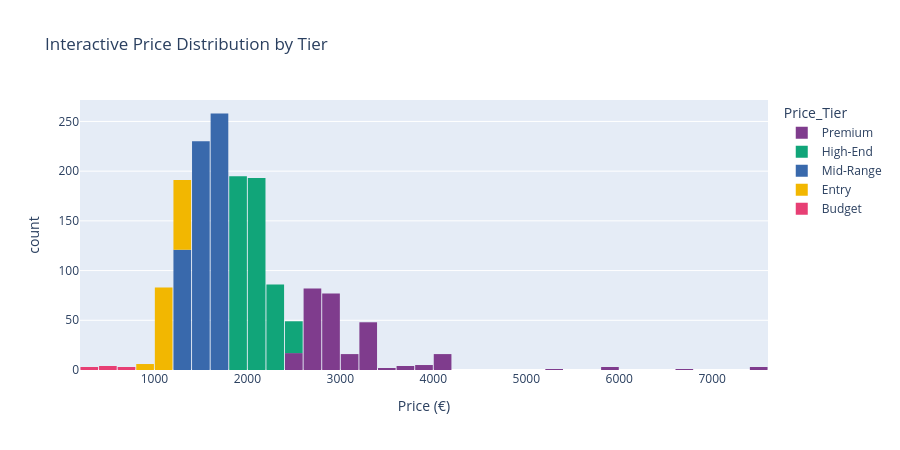

The code cell stored with this chart in its notebook:
### Markdown cell above
## 5. 🌐 Interactive Visualisations — Plotly

### Code cell
# 5.1 Interactive Price Distribution
fig = px.histogram(df, x='Price', nbins=60, color='Price_Tier',
                   title='Interactive Price Distribution by Tier',
                   labels={'Price': 'Price (€)', 'count': 'Count'},
                   color_discrete_sequence=px.colors.qualitative.Bold)
fig.update_layout(bargap=0.05, height=450)
fig.show()

### Figure 1 — Plotly figure (JSON) as saved in the notebook; plotly's stock layout.template omitted (floating-point values rounded to 4 significant figures; data arrays with more than 128 entries replaced by an {"elided": "..."} marker saying what was removed)
{"data": [{"bingroup": "x", "hovertemplate": "Price_Tier=Premium<br>Price (€)=%{x}<br>count=%{y}<extra></extra>", "legendgroup": "Premium", "marker": {"color": "rgb(127, 60, 141)", "pattern": {"shape": ""}}, "name": "Premium", "nbinsx": 60, "orientation": "v", "showlegend": true, "type": "histogram", "x": {"elided": "275 float values"}, "xaxis": "x", "yaxis": "y"}, {"bingroup": "x", "hovertemplate": "Price_Tier=High-End<br>Price (€)=%{x}<br>count=%{y}<extra></extra>", "legendgroup": "High-End", "marker": {"color": "rgb(17, 165, 121)", "pattern": {"shape": ""}}, "name": "High-End", "nbinsx": 60, "orientation": "v", "showlegend": true, "type": "histogram", "x": {"elided": "506 float values"}, "xaxis": "x", "yaxis": "y"}, {"bingroup": "x", "hovertemplate": "Price_Tier=Mid-Range<br>Price (€)=%{x}<br>count=%{y}<extra></extra>", "legendgroup": "Mid-Range", "marker": {"color": "rgb(57, 105, 172)", "pattern": {"shape": ""}}, "name": "Mid-Range", "nbinsx": 60, "orientation": "v", "showlegend": true, "type": "histogram", "x": {"elided": "609 float values"}, "xaxis": "x", "yaxis": "y"}, {"bingroup": "x", "hovertemplate": "Price_Tier=Entry<br>Price (€)=%{x}<br>count=%{y}<extra></extra>", "legendgroup": "Entry", "marker": {"color": "rgb(242, 183, 1)", "pattern": {"shape": ""}}, "name": "Entry", "nbinsx": 60, "orientation": "v", "showlegend": true, "type": "histogram", "x": {"elided": "159 float values"}, "xaxis": "x", "yaxis": "y"}, {"bingroup": "x", "hovertemplate": "Price_Tier=Budget<br>Price (€)=%{x}<br>count=%{y}<extra></extra>", "legendgroup": "Budget", "marker": {"color": "rgb(231, 63, 116)", "pattern": {"shape": ""}}, "name": "Budget", "nbinsx": 60, "orientation": "v", "showlegend": true, "type": "histogram", "x": [639.0, 459.0, 349.0, 419.0, 517.0, 800.0, 459.0, 769.0, 379.0, 306.0], "xaxis": "x", "yaxis": "y"}], "layout": {"bargap": 0.05, "barmode": "relative", "height": 450, "legend": {"title": {"text": "Price_Tier"}, "tracegroupgap": 0}, "title": {"text": "Interactive Price Distribution by Tier"}, "xaxis": {"anchor": "y", "domain": [0, 1], "title": {"text": "Price (€)"}}, "yaxis": {"anchor": "x", "domain": [0, 1], "title": {"text": "count"}}}}
